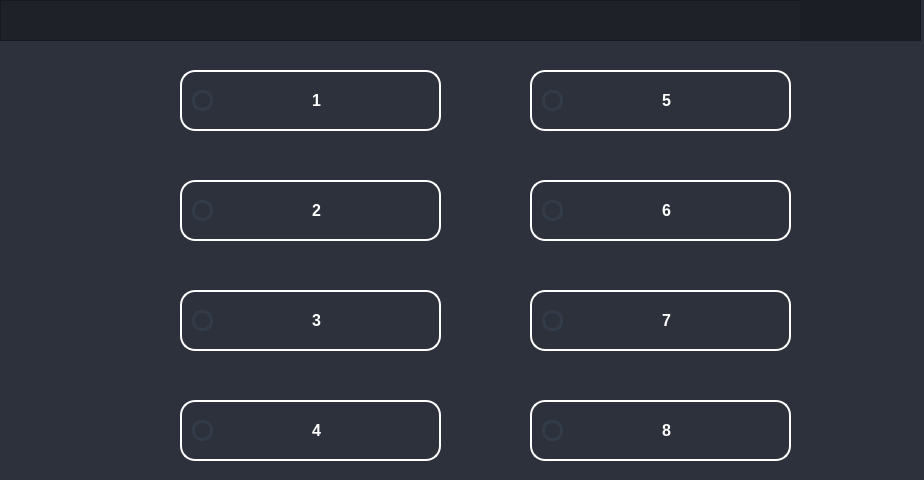
<?xml version="1.0" encoding="UTF-8"?>
<ui version="4.0">
 <class>Dialog</class>
 <widget class="QDialog" name="Dialog">
  <property name="geometry">
   <rect>
    <x>0</x>
    <y>0</y>
    <width>924</width>
    <height>480</height>
   </rect>
  </property>
  <property name="windowTitle">
   <string>Dialog</string>
  </property>
  <property name="styleSheet">
   <string notr="true">background-color: rgb(44,49,60);
</string>
  </property>
  <widget class="QCheckBox" name="checkbox_cam3">
   <property name="geometry">
    <rect>
     <x>180</x>
     <y>290</y>
     <width>261</width>
     <height>61</height>
    </rect>
   </property>
   <property name="styleSheet">
    <string notr="true">QCheckBox {
    font-family: &quot;Arial&quot;;    /* Cambia la fuente */
    font-size: 16px;         /* Tamaño del texto */
    font-weight: bold;       /* Negrita */    
    color: white;				 /* Color del texto */
	padding: 10px;           
    border-radius: 15px;
	background-color: transparent;
	border: 2px solid rgba(255,255,255,255);  /* Borde blanco con transparencia */
}

QCheckBox:hover {
	background-color: rgba(0,150,250,50);
}

QCheckBox:pressed {
    background-color: rgba(0,150,250,50);
}

/* CHECKBOX */
QCheckBox::indicator {
    border: 3px solid rgb(52, 59, 72);
	width: 15px;
	height: 15px;
	border-radius: 10px;
    background: rgb(44, 49, 60);
}

QCheckBox::indicator:checked {
    background: 3px solid rgb(52, 59, 72);
	border: 3px solid rgb(52, 59, 72);	
	background-image: url(:/16x16/icons/16x16/cil-check-alt.png);
}</string>
   </property>
   <property name="text">
    <string>                     3</string>
   </property>
  </widget>
  <widget class="QCheckBox" name="checkbox_cam2">
   <property name="geometry">
    <rect>
     <x>180</x>
     <y>180</y>
     <width>261</width>
     <height>61</height>
    </rect>
   </property>
   <property name="styleSheet">
    <string notr="true">QCheckBox {
    font-family: &quot;Arial&quot;;    /* Cambia la fuente */
    font-size: 16px;         /* Tamaño del texto */
    font-weight: bold;       /* Negrita */    
    color: white;				 /* Color del texto */
	padding: 10px;           
    border-radius: 15px;
	background-color: transparent;
	border: 2px solid rgba(255,255,255,255);  /* Borde blanco con transparencia */
}

QCheckBox:hover {
	background-color: rgba(0,150,250,50);
}

QCheckBox:pressed {
    background-color: rgba(0,150,250,50);
}

/* CHECKBOX */
QCheckBox::indicator {
    border: 3px solid rgb(52, 59, 72);
	width: 15px;
	height: 15px;
	border-radius: 10px;
    background: rgb(44, 49, 60);
}

QCheckBox::indicator:checked {
    background: 3px solid rgb(52, 59, 72);
	border: 3px solid rgb(52, 59, 72);	
	background-image: url(:/16x16/icons/16x16/cil-check-alt.png);
}
</string>
   </property>
   <property name="text">
    <string>                     2</string>
   </property>
  </widget>
  <widget class="QCheckBox" name="checkbox_cam5">
   <property name="geometry">
    <rect>
     <x>530</x>
     <y>70</y>
     <width>261</width>
     <height>61</height>
    </rect>
   </property>
   <property name="styleSheet">
    <string notr="true">QCheckBox {
    font-family: &quot;Arial&quot;;    /* Cambia la fuente */
    font-size: 16px;         /* Tamaño del texto */
    font-weight: bold;       /* Negrita */    
    color: white;				 /* Color del texto */
	padding: 10px;           
    border-radius: 15px;
	background-color: transparent;
	border: 2px solid rgba(255,255,255,255);  /* Borde blanco con transparencia */
}

QCheckBox:hover {
	background-color: rgba(0,150,250,50);
}

QCheckBox:pressed {
    background-color: rgba(0,150,250,50);
}

/* CHECKBOX */
QCheckBox::indicator {
    border: 3px solid rgb(52, 59, 72);
	width: 15px;
	height: 15px;
	border-radius: 10px;
    background: rgb(44, 49, 60);
}

QCheckBox::indicator:checked {
    background: 3px solid rgb(52, 59, 72);
	border: 3px solid rgb(52, 59, 72);	
	background-image: url(:/16x16/icons/16x16/cil-check-alt.png);
}
</string>
   </property>
   <property name="text">
    <string>                     5</string>
   </property>
  </widget>
  <widget class="QCheckBox" name="checkbox_cam6">
   <property name="geometry">
    <rect>
     <x>530</x>
     <y>180</y>
     <width>261</width>
     <height>61</height>
    </rect>
   </property>
   <property name="styleSheet">
    <string notr="true">QCheckBox {
    font-family: &quot;Arial&quot;;    /* Cambia la fuente */
    font-size: 16px;         /* Tamaño del texto */
    font-weight: bold;       /* Negrita */    
    color: white;				 /* Color del texto */
	padding: 10px;           
    border-radius: 15px;
	background-color: transparent;
	border: 2px solid rgba(255,255,255,255);  /* Borde blanco con transparencia */
}

QCheckBox:hover {
	background-color: rgba(0,150,250,50);
}

QCheckBox:pressed {
    background-color: rgba(0,150,250,50);
}

/* CHECKBOX */
QCheckBox::indicator {
    border: 3px solid rgb(52, 59, 72);
	width: 15px;
	height: 15px;
	border-radius: 10px;
    background: rgb(44, 49, 60);
}

QCheckBox::indicator:checked {
    background: 3px solid rgb(52, 59, 72);
	border: 3px solid rgb(52, 59, 72);	
	background-image: url(:/16x16/icons/16x16/cil-check-alt.png);
}
</string>
   </property>
   <property name="text">
    <string>                     6</string>
   </property>
  </widget>
  <widget class="QCheckBox" name="checkbox_cam1">
   <property name="geometry">
    <rect>
     <x>180</x>
     <y>70</y>
     <width>261</width>
     <height>61</height>
    </rect>
   </property>
   <property name="styleSheet">
    <string notr="true">QCheckBox {
    font-family: &quot;Arial&quot;;    /* Cambia la fuente */
    font-size: 16px;         /* Tamaño del texto */
    font-weight: bold;       /* Negrita */    
    color: white;				 /* Color del texto */
	padding: 10px;           
    border-radius: 15px;
	background-color: transparent;
	border: 2px solid rgba(255,255,255,255);  /* Borde blanco con transparencia */
}

QCheckBox:hover {
	background-color: rgba(0,150,250,50);
}

QCheckBox:pressed {
    background-color: rgba(0,150,250,50);
}

/* CHECKBOX */
QCheckBox::indicator {
    border: 3px solid rgb(52, 59, 72);
	width: 15px;
	height: 15px;
	border-radius: 10px;
    background: rgb(44, 49, 60);
}

QCheckBox::indicator:checked {
    background: 3px solid rgb(52, 59, 72);
	border: 3px solid rgb(52, 59, 72);	
	background-image: url(:/16x16/icons/16x16/cil-check-alt.png);
}
</string>
   </property>
   <property name="text">
    <string>                     1</string>
   </property>
  </widget>
  <widget class="QCheckBox" name="checkbox_cam4">
   <property name="geometry">
    <rect>
     <x>180</x>
     <y>400</y>
     <width>261</width>
     <height>61</height>
    </rect>
   </property>
   <property name="styleSheet">
    <string notr="true">QCheckBox {
    font-family: &quot;Arial&quot;;    /* Cambia la fuente */
    font-size: 16px;         /* Tamaño del texto */
    font-weight: bold;       /* Negrita */    
    color: white;				 /* Color del texto */
	padding: 10px;           
    border-radius: 15px;
	background-color: transparent;
	border: 2px solid rgba(255,255,255,255);  /* Borde blanco con transparencia */
}

QCheckBox:hover {
	background-color: rgba(0,150,250,50);
}

QCheckBox:pressed {
    background-color: rgba(0,150,250,50);
}

/* CHECKBOX */
QCheckBox::indicator {
    border: 3px solid rgb(52, 59, 72);
	width: 15px;
	height: 15px;
	border-radius: 10px;
    background: rgb(44, 49, 60);
}

QCheckBox::indicator:checked {
    background: 3px solid rgb(52, 59, 72);
	border: 3px solid rgb(52, 59, 72);	
	background-image: url(:/16x16/icons/16x16/cil-check-alt.png);
}
</string>
   </property>
   <property name="text">
    <string>                     4</string>
   </property>
  </widget>
  <widget class="QCheckBox" name="checkbox_cam7">
   <property name="geometry">
    <rect>
     <x>530</x>
     <y>290</y>
     <width>261</width>
     <height>61</height>
    </rect>
   </property>
   <property name="styleSheet">
    <string notr="true">QCheckBox {
    font-family: &quot;Arial&quot;;    /* Cambia la fuente */
    font-size: 16px;         /* Tamaño del texto */
    font-weight: bold;       /* Negrita */    
    color: white;				 /* Color del texto */
	padding: 10px;           
    border-radius: 15px;
	background-color: transparent;
	border: 2px solid rgba(255,255,255,255);  /* Borde blanco con transparencia */
}

QCheckBox:hover {
	background-color: rgba(0,150,250,50);
}

QCheckBox:pressed {
    background-color: rgba(0,150,250,50);
}

/* CHECKBOX */
QCheckBox::indicator {
    border: 3px solid rgb(52, 59, 72);
	width: 15px;
	height: 15px;
	border-radius: 10px;
    background: rgb(44, 49, 60);
}

QCheckBox::indicator:checked {
    background: 3px solid rgb(52, 59, 72);
	border: 3px solid rgb(52, 59, 72);	
	background-image: url(:/16x16/icons/16x16/cil-check-alt.png);
}
</string>
   </property>
   <property name="text">
    <string>                     7</string>
   </property>
  </widget>
  <widget class="QCheckBox" name="checkbox_cam8">
   <property name="geometry">
    <rect>
     <x>530</x>
     <y>400</y>
     <width>261</width>
     <height>61</height>
    </rect>
   </property>
   <property name="styleSheet">
    <string notr="true">QCheckBox {
    font-family: &quot;Arial&quot;;    /* Cambia la fuente */
    font-size: 16px;         /* Tamaño del texto */
    font-weight: bold;       /* Negrita */    
    color: white;				 /* Color del texto */
	padding: 10px;           
    border-radius: 15px;
	background-color: transparent;
	border: 2px solid rgba(255,255,255,255);  /* Borde blanco con transparencia */
}

QCheckBox:hover {
	background-color: rgba(0,150,250,50);
}

QCheckBox:pressed {
    background-color: rgba(0,150,250,50);
}

/* CHECKBOX */
QCheckBox::indicator {
    border: 3px solid rgb(52, 59, 72);
	width: 15px;
	height: 15px;
	border-radius: 10px;
    background: rgb(44, 49, 60);
}

QCheckBox::indicator:checked {
    background: 3px solid rgb(52, 59, 72);
	border: 3px solid rgb(52, 59, 72);	
	background-image: url(:/16x16/icons/16x16/cil-check-alt.png);
}
</string>
   </property>
   <property name="text">
    <string>                     8</string>
   </property>
  </widget>
  <widget class="QFrame" name="frame">
   <property name="geometry">
    <rect>
     <x>0</x>
     <y>0</y>
     <width>921</width>
     <height>41</height>
    </rect>
   </property>
   <property name="styleSheet">
    <string notr="true">background-color: rgba(27,29,35,200);</string>
   </property>
   <property name="frameShape">
    <enum>QFrame::StyledPanel</enum>
   </property>
   <property name="frameShadow">
    <enum>QFrame::Raised</enum>
   </property>
   <widget class="QFrame" name="frame_btns_right">
    <property name="geometry">
     <rect>
      <x>800</x>
      <y>0</y>
      <width>120</width>
      <height>42</height>
     </rect>
    </property>
    <property name="sizePolicy">
     <sizepolicy hsizetype="Expanding" vsizetype="Preferred">
      <horstretch>0</horstretch>
      <verstretch>0</verstretch>
     </sizepolicy>
    </property>
    <property name="maximumSize">
     <size>
      <width>120</width>
      <height>16777215</height>
     </size>
    </property>
    <property name="frameShape">
     <enum>QFrame::NoFrame</enum>
    </property>
    <property name="frameShadow">
     <enum>QFrame::Raised</enum>
    </property>
    <layout class="QHBoxLayout" name="horizontalLayout_5">
     <property name="spacing">
      <number>0</number>
     </property>
     <property name="leftMargin">
      <number>0</number>
     </property>
     <property name="topMargin">
      <number>0</number>
     </property>
     <property name="rightMargin">
      <number>0</number>
     </property>
     <property name="bottomMargin">
      <number>0</number>
     </property>
     <item>
      <widget class="QPushButton" name="minimize_recordtrains">
       <property name="sizePolicy">
        <sizepolicy hsizetype="Minimum" vsizetype="Expanding">
         <horstretch>0</horstretch>
         <verstretch>0</verstretch>
        </sizepolicy>
       </property>
       <property name="minimumSize">
        <size>
         <width>40</width>
         <height>0</height>
        </size>
       </property>
       <property name="maximumSize">
        <size>
         <width>40</width>
         <height>16777215</height>
        </size>
       </property>
       <property name="toolTip">
        <string>Minimize</string>
       </property>
       <property name="styleSheet">
        <string notr="true">QPushButton {	
	border: none;
	background-color: transparent;
}
QPushButton:hover {
	background-color: rgb(52, 59, 72);
}
QPushButton:pressed {	
	background-color: rgb(85, 170, 255);
}</string>
       </property>
       <property name="text">
        <string/>
       </property>
       <property name="icon">
        <iconset resource="files.qrc">
         <normaloff>:/16x16/icons/16x16/cil-window-minimize.png</normaloff>:/16x16/icons/16x16/cil-window-minimize.png</iconset>
       </property>
      </widget>
     </item>
     <item>
      <widget class="QPushButton" name="maximizerecord_trains">
       <property name="sizePolicy">
        <sizepolicy hsizetype="Minimum" vsizetype="Expanding">
         <horstretch>0</horstretch>
         <verstretch>0</verstretch>
        </sizepolicy>
       </property>
       <property name="minimumSize">
        <size>
         <width>40</width>
         <height>0</height>
        </size>
       </property>
       <property name="maximumSize">
        <size>
         <width>40</width>
         <height>16777215</height>
        </size>
       </property>
       <property name="toolTip">
        <string>Maximize</string>
       </property>
       <property name="styleSheet">
        <string notr="true">QPushButton {	
	border: none;
	background-color: transparent;
}
QPushButton:hover {
	background-color: rgb(52, 59, 72);
}
QPushButton:pressed {	
	background-color: rgb(85, 170, 255);
}</string>
       </property>
       <property name="text">
        <string/>
       </property>
       <property name="icon">
        <iconset resource="files.qrc">
         <normaloff>:/16x16/icons/16x16/cil-window-maximize.png</normaloff>:/16x16/icons/16x16/cil-window-maximize.png</iconset>
       </property>
      </widget>
     </item>
     <item>
      <widget class="QPushButton" name="close_recordtrains">
       <property name="sizePolicy">
        <sizepolicy hsizetype="Minimum" vsizetype="Expanding">
         <horstretch>0</horstretch>
         <verstretch>0</verstretch>
        </sizepolicy>
       </property>
       <property name="minimumSize">
        <size>
         <width>40</width>
         <height>0</height>
        </size>
       </property>
       <property name="maximumSize">
        <size>
         <width>40</width>
         <height>16777215</height>
        </size>
       </property>
       <property name="toolTip">
        <string>Close</string>
       </property>
       <property name="styleSheet">
        <string notr="true">QPushButton {	
	border: none;
	background-color: transparent;
}
QPushButton:hover {
	background-color: rgb(52, 59, 72);
}
QPushButton:pressed {	
	background-color: rgb(85, 170, 255);
}</string>
       </property>
       <property name="text">
        <string/>
       </property>
       <property name="icon">
        <iconset resource="files.qrc">
         <normaloff>:/16x16/icons/16x16/cil-x.png</normaloff>:/16x16/icons/16x16/cil-x.png</iconset>
       </property>
      </widget>
     </item>
    </layout>
   </widget>
  </widget>
 </widget>
 <resources>
  <include location="files.qrc"/>
 </resources>
 <connections/>
</ui>
